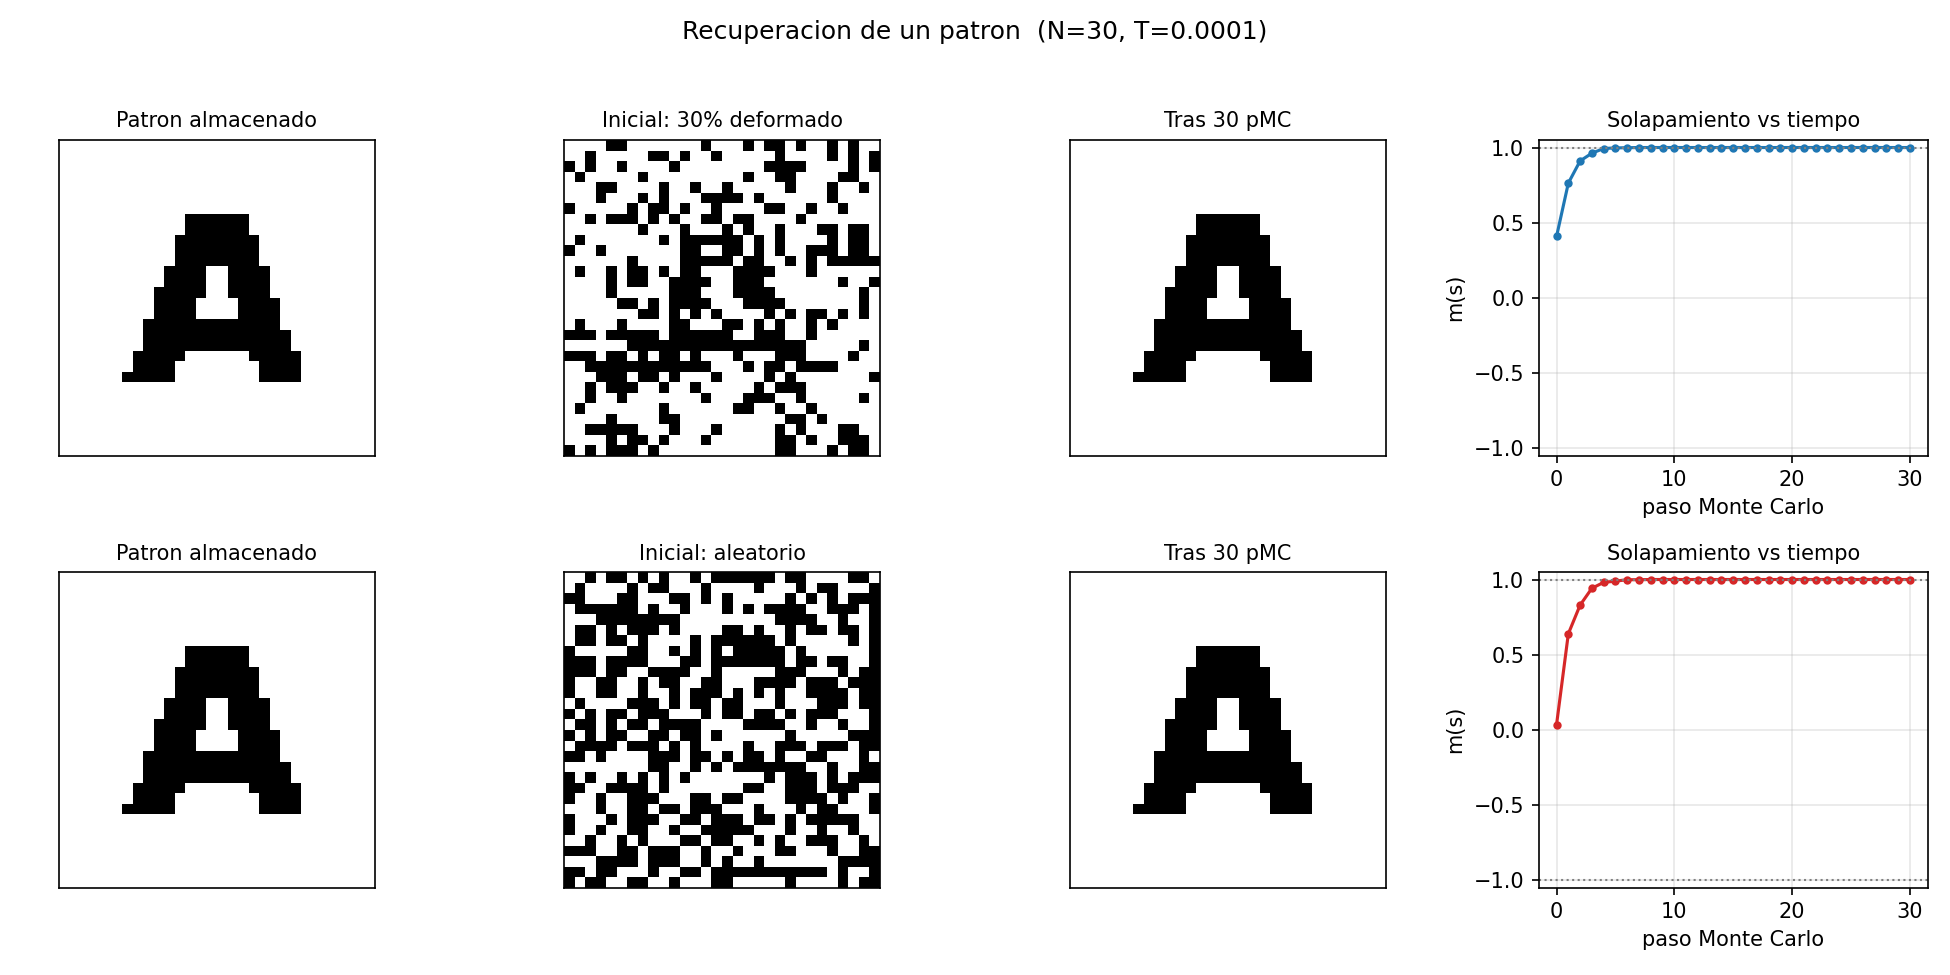

Reproduce this figure in Python.
# ================================================================================
# TAREA 1: Recuperacion de un unico patron almacenado
#
# Se almacena un solo patron en una red de N x N >= 900 neuronas y se observa
# como la red lo recupera a temperatura muy baja (T = 1e-4) partiendo de:
#   (i)  una condicion inicial aleatoria
#   (ii) el patron deformado (un % de sus neuronas cambiadas)
#
# Se mide el solapamiento m(s) con el patron en funcion del tiempo (pasos Monte
# Carlo) para cuantificar como la red se aproxima al patron almacenado.
# ================================================================================

import numpy as np
import matplotlib.pyplot as plt

import hopfield as hop
import patrones as pat

# --- Parametros ---------------------------------------------------------------
N = 30                  # red de N x N = 900 neuronas (minimo pedido)
CARACTER = "A"          # patron a almacenar
T = 1e-4                # temperatura (baja: dinamica practicamente determinista)
PASOS_MC = 30           # pasos Monte Carlo
FRAC_DEFORM = 0.30      # fraccion de neuronas cambiadas en el patron deformado
SEMILLA = 1
FICHERO_SALIDA = "tarea1_recuperacion.png"


def main():
    # Patron unico almacenado
    patron = pat.patron_texto(CARACTER, N)
    patrones = patron[None, :, :]        # forma (1, N, N)

    # --- (i) Condicion inicial aleatoria ---
    s0_aleatorio = pat.estado_aleatorio(N, p=0.5, semilla=SEMILLA)
    sf_aleatorio, m_aleatorio = hop.evolucionar(
        s0_aleatorio, patrones, T, PASOS_MC, semilla=SEMILLA)

    # --- (ii) Patron deformado ---
    s0_deform = pat.deformar(patron, FRAC_DEFORM, semilla=SEMILLA)
    sf_deform, m_deform = hop.evolucionar(
        s0_deform, patrones, T, PASOS_MC, semilla=SEMILLA + 1)

    print(f"Solapamiento final (inicio aleatorio):  {m_aleatorio[-1, 0]:+.4f}")
    print(f"Solapamiento final (patron deformado):  {m_deform[-1, 0]:+.4f}")

    # --- Figura ---------------------------------------------------------------
    fig, ax = plt.subplots(2, 4, figsize=(13, 6.5))
    pasos = np.arange(PASOS_MC + 1)

    def mostrar(a, datos, titulo):
        a.imshow(datos, cmap="binary", vmin=0, vmax=1)
        a.set_title(titulo, fontsize=10)
        a.set_xticks([]); a.set_yticks([])

    # Fila 0: experimento desde patron deformado
    mostrar(ax[0, 0], patron, "Patron almacenado")
    mostrar(ax[0, 1], s0_deform, f"Inicial: {int(FRAC_DEFORM*100)}% deformado")
    mostrar(ax[0, 2], sf_deform, f"Tras {PASOS_MC} pMC")
    ax[0, 3].plot(pasos, m_deform[:, 0], "o-", color="tab:blue", ms=3)
    ax[0, 3].set_title("Solapamiento vs tiempo", fontsize=10)
    ax[0, 3].set_xlabel("paso Monte Carlo"); ax[0, 3].set_ylabel("m(s)")
    ax[0, 3].set_ylim(-1.05, 1.05); ax[0, 3].grid(alpha=0.3)
    ax[0, 3].axhline(1, ls=":", color="gray", lw=1)

    # Fila 1: experimento desde estado aleatorio
    mostrar(ax[1, 0], patron, "Patron almacenado")
    mostrar(ax[1, 1], s0_aleatorio, "Inicial: aleatorio")
    mostrar(ax[1, 2], sf_aleatorio, f"Tras {PASOS_MC} pMC")
    ax[1, 3].plot(pasos, m_aleatorio[:, 0], "o-", color="tab:red", ms=3)
    ax[1, 3].set_title("Solapamiento vs tiempo", fontsize=10)
    ax[1, 3].set_xlabel("paso Monte Carlo"); ax[1, 3].set_ylabel("m(s)")
    ax[1, 3].set_ylim(-1.05, 1.05); ax[1, 3].grid(alpha=0.3)
    ax[1, 3].axhline(1, ls=":", color="gray", lw=1)
    ax[1, 3].axhline(-1, ls=":", color="gray", lw=1)

    fig.suptitle(f"Recuperacion de un patron  (N={N}, T={T:g})", fontsize=12)
    fig.tight_layout(rect=[0, 0, 1, 0.96])
    fig.savefig(FICHERO_SALIDA, dpi=150)
    print(f"Figura guardada en: {FICHERO_SALIDA}")


if __name__ == "__main__":
    main()
